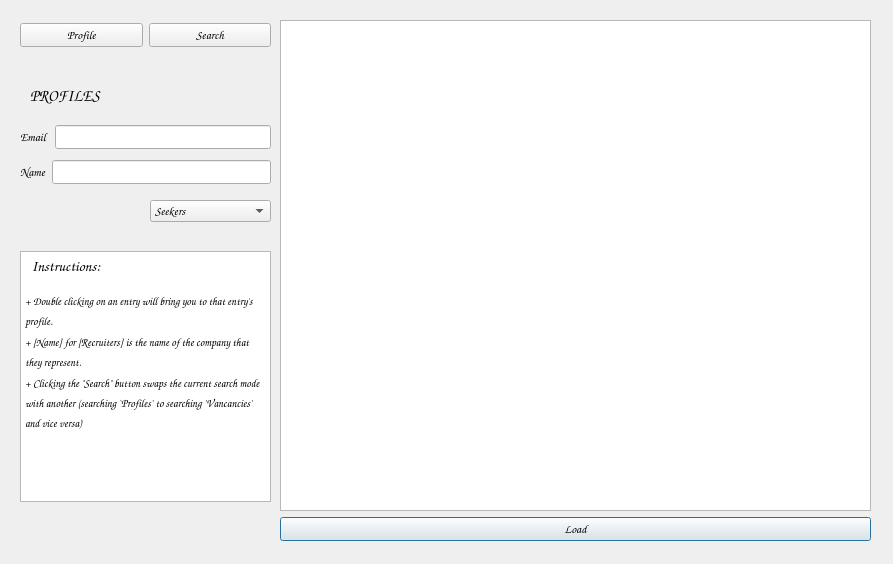
<?xml version="1.0" encoding="UTF-8"?>
<ui version="4.0">
 <class>Search</class>
 <widget class="QDialog" name="Search">
  <property name="geometry">
   <rect>
    <x>0</x>
    <y>0</y>
    <width>893</width>
    <height>564</height>
   </rect>
  </property>
  <property name="windowTitle">
   <string>Search Screen</string>
  </property>
  <widget class="QComboBox" name="comboBox_usertype">
   <property name="geometry">
    <rect>
     <x>150</x>
     <y>200</y>
     <width>121</width>
     <height>22</height>
    </rect>
   </property>
   <property name="font">
    <font>
     <family>Comic Sans MS</family>
    </font>
   </property>
   <item>
    <property name="text">
     <string>Seekers</string>
    </property>
   </item>
   <item>
    <property name="text">
     <string>Recruiters</string>
    </property>
   </item>
  </widget>
  <widget class="QTextBrowser" name="textBrowser">
   <property name="geometry">
    <rect>
     <x>20</x>
     <y>251</y>
     <width>251</width>
     <height>251</height>
    </rect>
   </property>
   <property name="font">
    <font>
     <family>Comic Sans MS</family>
    </font>
   </property>
   <property name="html">
    <string>&lt;!DOCTYPE HTML PUBLIC &quot;-//W3C//DTD HTML 4.0//EN&quot; &quot;http://www.w3.org/TR/REC-html40/strict.dtd&quot;&gt;
&lt;html&gt;&lt;head&gt;&lt;meta name=&quot;qrichtext&quot; content=&quot;1&quot; /&gt;&lt;style type=&quot;text/css&quot;&gt;
p, li { white-space: pre-wrap; }
&lt;/style&gt;&lt;/head&gt;&lt;body style=&quot; font-family:'Comic Sans MS'; font-size:8.25pt; font-weight:400; font-style:normal;&quot;&gt;
&lt;p style=&quot; margin-top:0px; margin-bottom:0px; margin-left:0px; margin-right:0px; -qt-block-indent:0; text-indent:0px;&quot;&gt;&lt;span style=&quot; font-family:'Comic Sans MS'; font-size:11pt;&quot;&gt;  &lt;/span&gt;&lt;span style=&quot; font-family:'Comic Sans MS'; font-size:11pt; font-style:italic;&quot;&gt;Instructions:&lt;/span&gt;&lt;/p&gt;
&lt;p style=&quot;-qt-paragraph-type:empty; margin-top:0px; margin-bottom:0px; margin-left:0px; margin-right:0px; -qt-block-indent:0; text-indent:0px; font-family:'MS Shell Dlg 2'; font-size:11pt; font-style:italic;&quot;&gt;&lt;br /&gt;&lt;/p&gt;
&lt;p style=&quot; margin-top:0px; margin-bottom:0px; margin-left:0px; margin-right:0px; -qt-block-indent:0; text-indent:0px;&quot;&gt;&lt;span style=&quot; font-family:'MS Shell Dlg 2'; font-size:12pt; vertical-align:super;&quot;&gt;+ Double clicking on an entry will bring you to that entry's profile.&lt;/span&gt;&lt;/p&gt;
&lt;p style=&quot; margin-top:0px; margin-bottom:0px; margin-left:0px; margin-right:0px; -qt-block-indent:0; text-indent:0px;&quot;&gt;&lt;span style=&quot; font-family:'MS Shell Dlg 2'; font-size:12pt; vertical-align:super;&quot;&gt;+ [Name] for [Recruiters] is the name of the company that they represent. &lt;/span&gt;&lt;/p&gt;
&lt;p style=&quot; margin-top:0px; margin-bottom:0px; margin-left:0px; margin-right:0px; -qt-block-indent:0; text-indent:0px;&quot;&gt;&lt;span style=&quot; font-family:'MS Shell Dlg 2'; font-size:12pt; vertical-align:super;&quot;&gt;+ Clicking the &amp;quot;Search&amp;quot; button swaps the current search mode with another (searching `Profiles` to searching `Vancancies` and vice versa)&lt;/span&gt;&lt;/p&gt;&lt;/body&gt;&lt;/html&gt;</string>
   </property>
  </widget>
  <widget class="QWidget" name="layoutWidget">
   <property name="geometry">
    <rect>
     <x>20</x>
     <y>120</y>
     <width>251</width>
     <height>71</height>
    </rect>
   </property>
   <layout class="QVBoxLayout" name="verticalLayout_2">
    <item>
     <layout class="QHBoxLayout" name="horizontalLayout">
      <item>
       <widget class="QLabel" name="label_primary">
        <property name="font">
         <font>
          <family>Comic Sans MS</family>
         </font>
        </property>
        <property name="text">
         <string>Email</string>
        </property>
        <property name="wordWrap">
         <bool>false</bool>
        </property>
       </widget>
      </item>
      <item>
       <widget class="QLineEdit" name="lineEdit_primary">
        <property name="font">
         <font>
          <family>Comic Sans MS</family>
         </font>
        </property>
        <property name="text">
         <string/>
        </property>
       </widget>
      </item>
     </layout>
    </item>
    <item>
     <layout class="QHBoxLayout" name="horizontalLayout_2">
      <item>
       <widget class="QLabel" name="label_secondary">
        <property name="font">
         <font>
          <family>Comic Sans MS</family>
         </font>
        </property>
        <property name="text">
         <string>Name</string>
        </property>
        <property name="wordWrap">
         <bool>false</bool>
        </property>
       </widget>
      </item>
      <item>
       <widget class="QLineEdit" name="lineEdit_secondary">
        <property name="font">
         <font>
          <family>Comic Sans MS</family>
         </font>
        </property>
        <property name="text">
         <string/>
        </property>
       </widget>
      </item>
     </layout>
    </item>
   </layout>
  </widget>
  <widget class="QWidget" name="layoutWidget_2">
   <property name="geometry">
    <rect>
     <x>280</x>
     <y>20</y>
     <width>591</width>
     <height>521</height>
    </rect>
   </property>
   <layout class="QVBoxLayout" name="verticalLayout">
    <item>
     <widget class="QTableView" name="tableView">
      <property name="minimumSize">
       <size>
        <width>589</width>
        <height>0</height>
       </size>
      </property>
      <property name="font">
       <font>
        <family>Comic Sans MS</family>
       </font>
      </property>
     </widget>
    </item>
    <item>
     <widget class="QPushButton" name="pushButton_load">
      <property name="font">
       <font>
        <family>Comic Sans MS</family>
       </font>
      </property>
      <property name="text">
       <string>Load</string>
      </property>
     </widget>
    </item>
   </layout>
  </widget>
  <widget class="QLabel" name="label_title">
   <property name="geometry">
    <rect>
     <x>30</x>
     <y>80</y>
     <width>231</width>
     <height>31</height>
    </rect>
   </property>
   <property name="font">
    <font>
     <family>Comic Sans MS</family>
     <pointsize>12</pointsize>
     <weight>50</weight>
     <italic>false</italic>
     <bold>false</bold>
    </font>
   </property>
   <property name="contextMenuPolicy">
    <enum>Qt::CustomContextMenu</enum>
   </property>
   <property name="autoFillBackground">
    <bool>false</bool>
   </property>
   <property name="text">
    <string>PROFILES</string>
   </property>
  </widget>
  <widget class="QWidget" name="layoutWidget_3">
   <property name="geometry">
    <rect>
     <x>20</x>
     <y>20</y>
     <width>251</width>
     <height>31</height>
    </rect>
   </property>
   <layout class="QHBoxLayout" name="horizontalLayout_3">
    <item>
     <widget class="QPushButton" name="pushButton_profile">
      <property name="font">
       <font>
        <family>Comic Sans MS</family>
       </font>
      </property>
      <property name="text">
       <string>Profile</string>
      </property>
     </widget>
    </item>
    <item>
     <widget class="QPushButton" name="pushButton_current">
      <property name="font">
       <font>
        <family>Comic Sans MS</family>
       </font>
      </property>
      <property name="text">
       <string>Search</string>
      </property>
     </widget>
    </item>
   </layout>
  </widget>
 </widget>
 <resources/>
 <connections/>
</ui>
